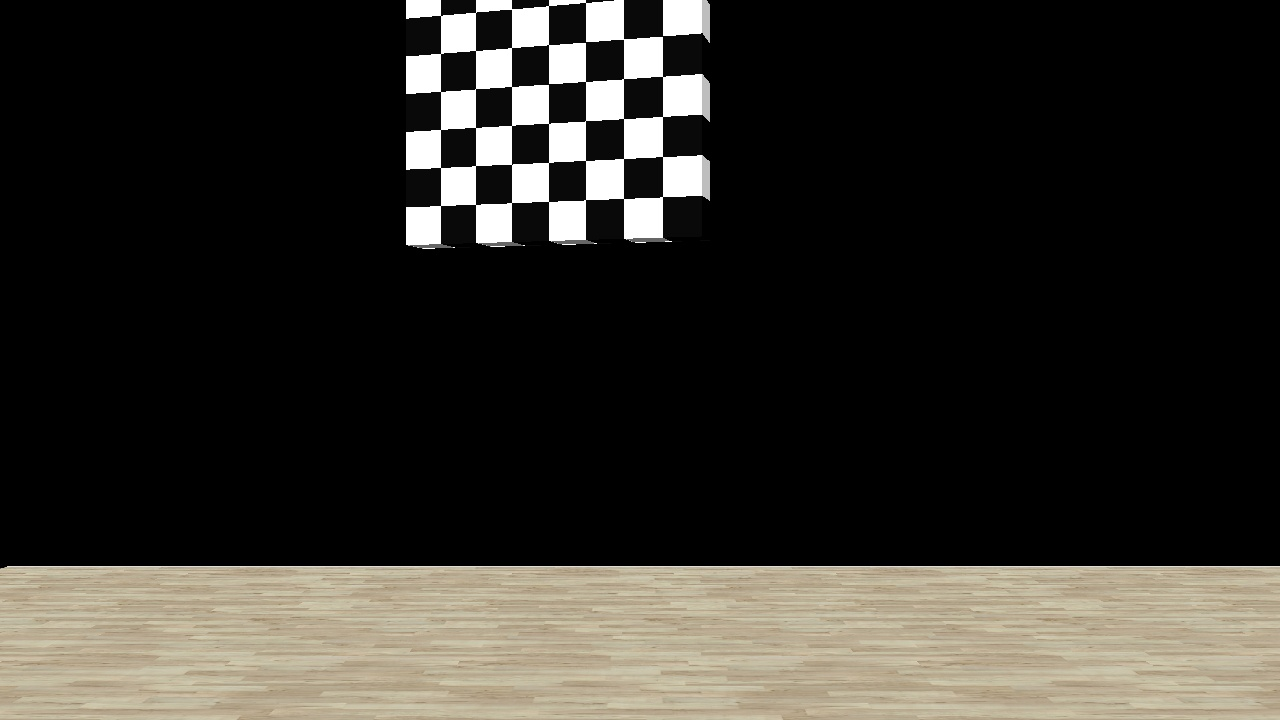
#> input picture image.jpg, 1280 x 720 px, found by its file name
$ python goodfeatures.py
#> lines starting #> are read from the running program, lines starting #| are printed output that depends on the picture; after the words box and inside, x2 and y2 are one past the last pixel; in counts of white or black regions, pixels touching at a corner belong together
import cv2
import numpy as np
from matplotlib import pyplot as plt

# read the image
img = cv2.imread('image.jpg')
#> img is the input picture: shape (720, 1280, 3); mean B, G, R 42.7, 48.3, 50.9

# convert image to gray scale image
gray = cv2.cvtColor(img, cv2.COLOR_BGR2GRAY)
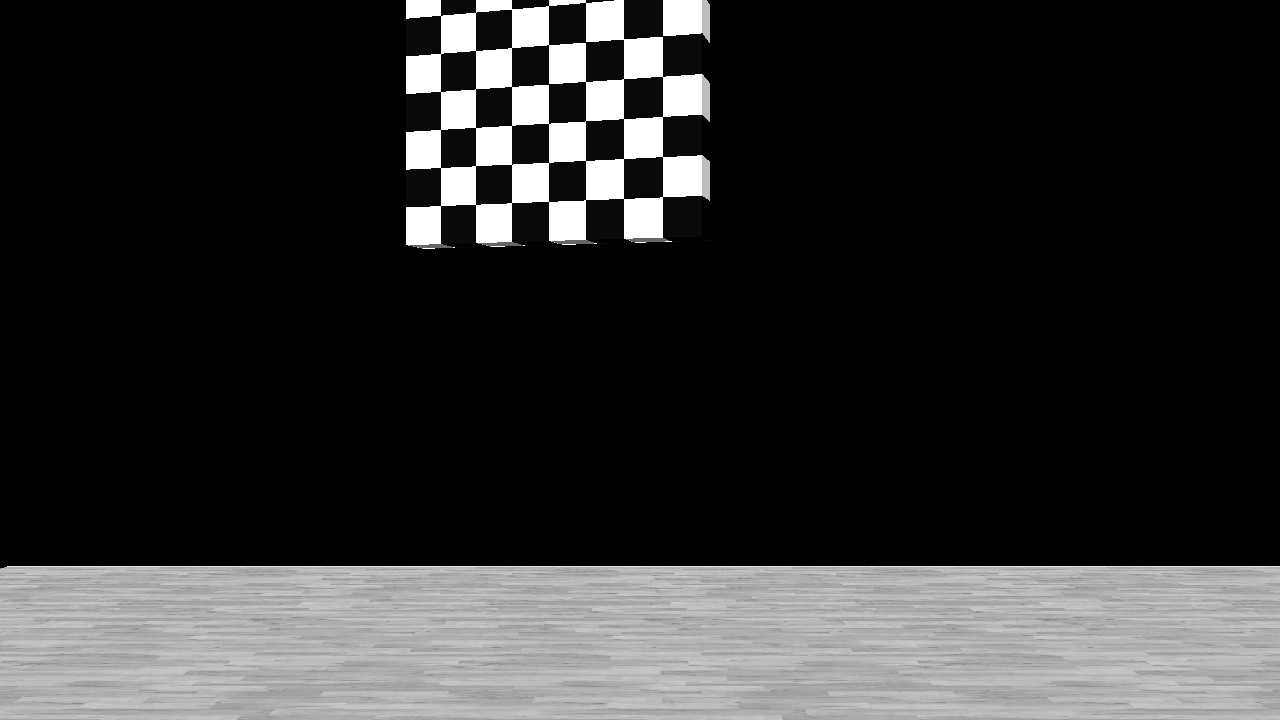
#> gray: shape (720, 1280); min 0, max 255, mean 48.4

# detect corners with the goodFeaturesToTrack function.
corners = cv2.goodFeaturesToTrack(gray, 27, 0.01, 10)
#> corners = 27 rows, first 8: [440, 206], [586, 200], [441, 168], [512, 47], [475, 128], [624, 199], [623, 159], [440, 16]
corners = np.int0(corners)

print(corners)
#> (printed output is left out)

# we iterate through each corner,
# making a circle at each point that we think is a corner.
for i in corners:
    x, y = i.ravel()
    cv2.circle(img, (x, y), 3, 255, -1)
#> this loop made 27 passes
#> (x, y) on passes 1 to 12: (440, 206), (586, 200), (441, 168), (512, 47), (475, 128), (624, 199), (623, 159), (440, 16), (624, 119), (512, 202), (663, 157), (441, 54)
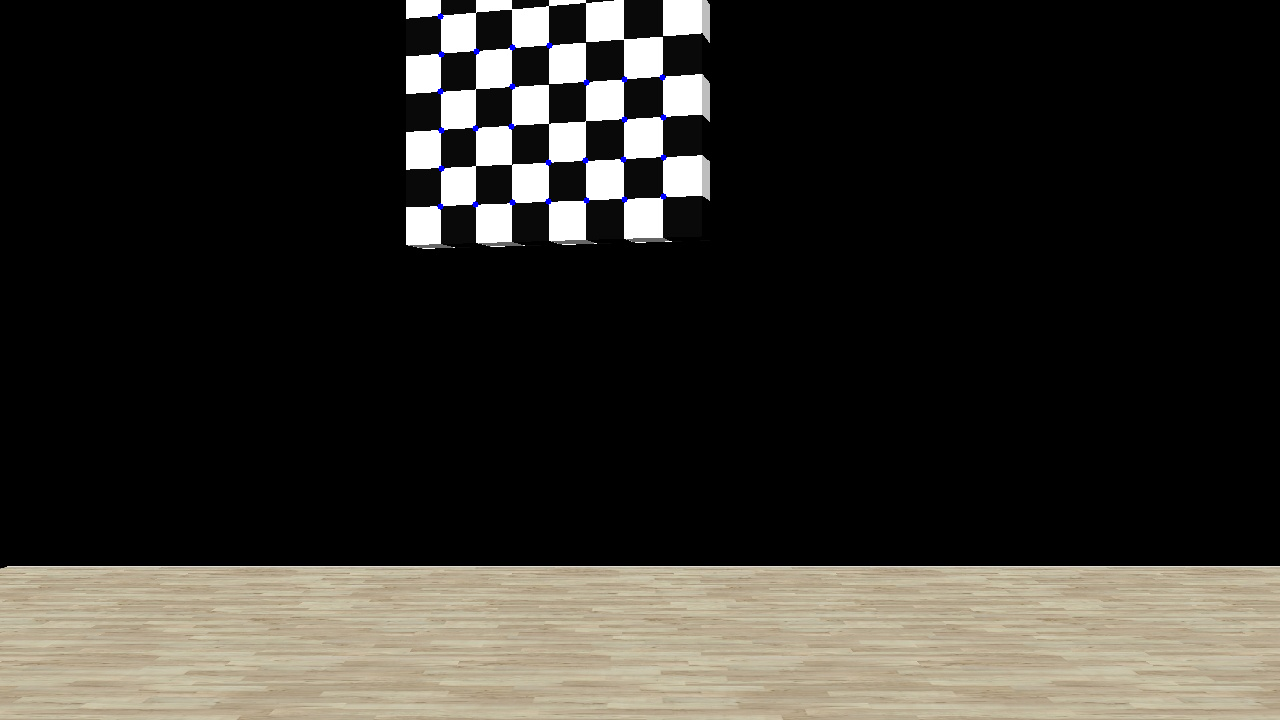
#> img: shape (720, 1280, 3); 0.08% of pixels changed, all inside (x1, y1, x2, y2) = (437, 13, 667, 210)

plt.imshow(img), plt.show()
